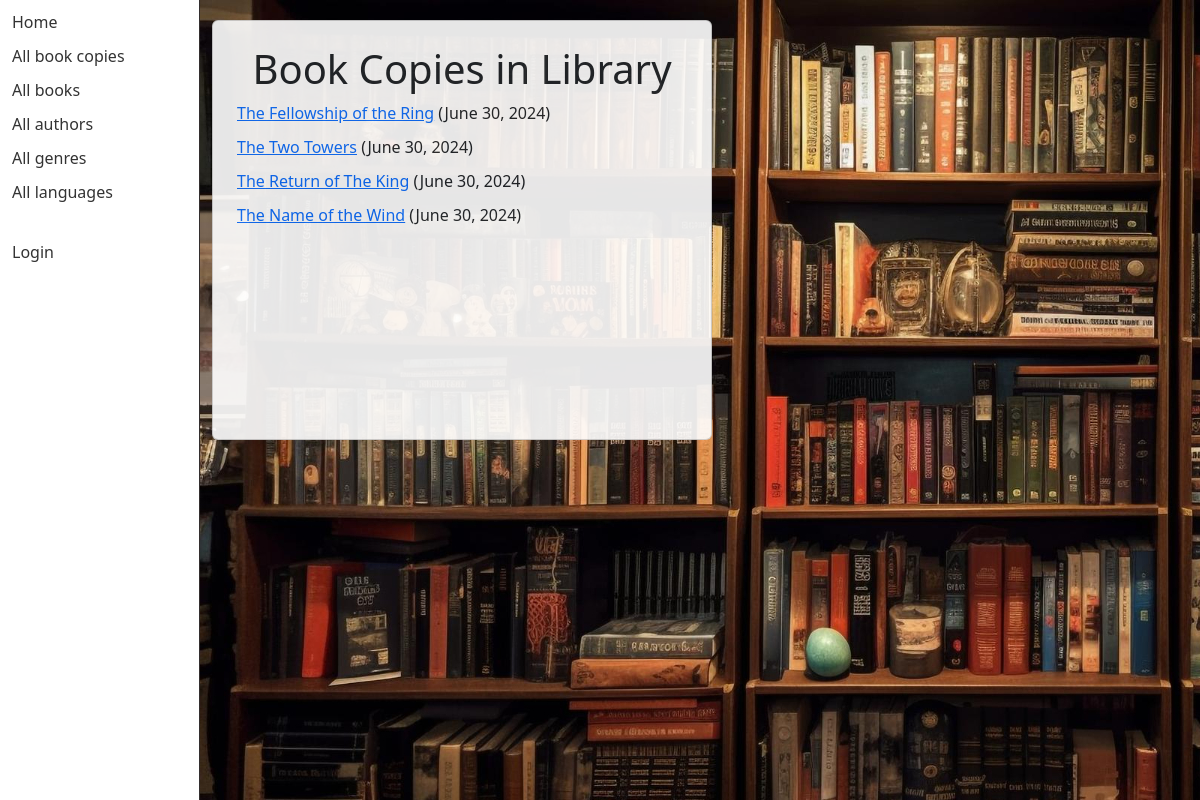
Before: /catalog/bookinstances/ with the older database file.
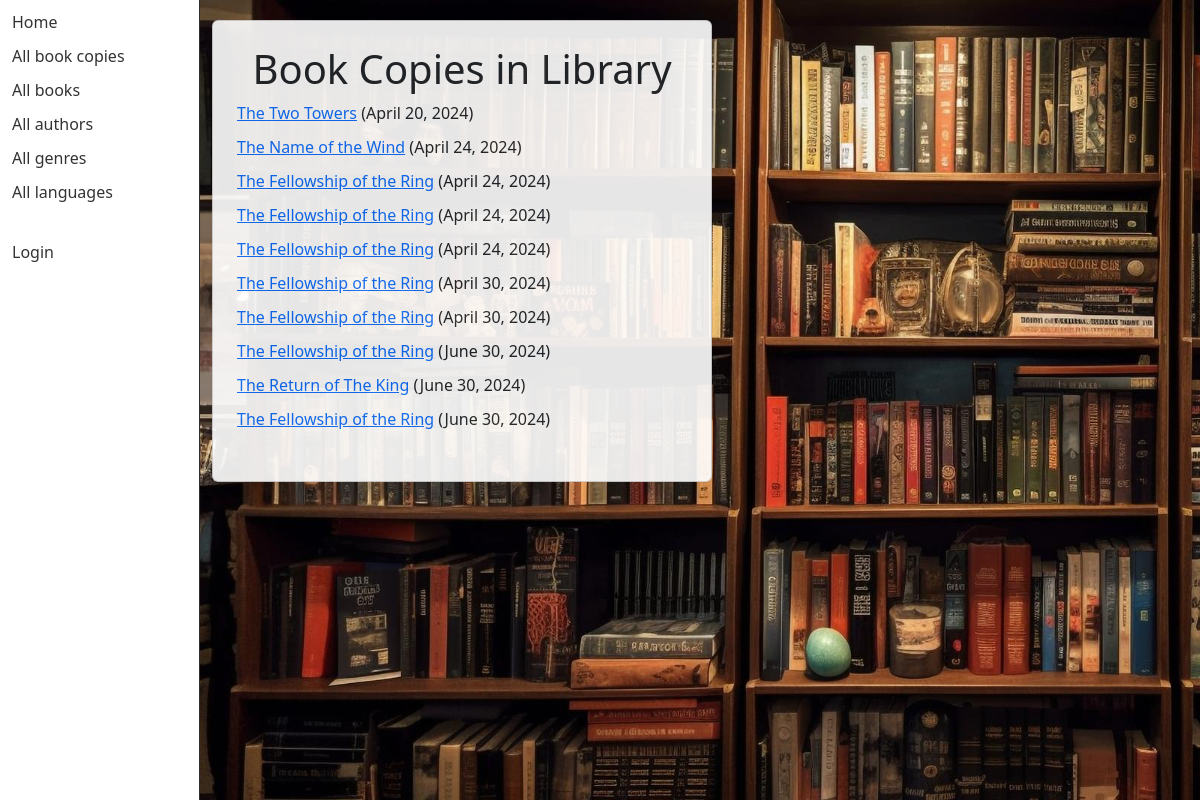
After: the same page with the newer database file.
### catalog/models.py (models this page shows, shortened)
class BookInstance(models.Model):
    borrower = models.ForeignKey(settings.AUTH_USER_MODEL, on_delete=models.SET_NULL, null=True, blank=True)
    """Model representing a specific copy of a book (i.e. that can be borrowed from the library)."""
    id = models.UUIDField(primary_key=True, default=uuid.uuid4,
                          help_text="Unique ID for this particular book across whole library")
    book = models.ForeignKey('Book', on_delete=models.RESTRICT, null=True)
    imprint = models.CharField(max_length=200)
    due_back = models.DateField(null=True, blank=True)
    LOAN_STATUS = (
        ('m', 'Maintenance'),
        ('o', 'On loan'),
        ('a', 'Available'),
        ('r', 'Reserved'),
    )
    status = models.CharField(
        max_length=1,
        choices=LOAN_STATUS,
        blank=True,
        default='m',
        help_text='Book availability',
    )
    class Meta:
        ordering = ['due_back']
    @property
    def is_overdue(self):
        return bool(self.due_back and date.today() > self.due_back)

class Book(models.Model):
    title = models.CharField(max_length=200)
    author = models.ForeignKey('Author', on_delete=models.RESTRICT, null=True)
    language = models.ForeignKey('Language', on_delete=models.SET_NULL, null=True)
    summary = models.TextField(
        max_length=1000, help_text="Enter a brief description of the book")
    isbn = models.CharField('ISBN', max_length=13,
                            unique=True,
                            help_text='13 Character <a href="https://www.isbn-international.org/content/what-isbn'
                                      '">ISBN number</a>')
    genre = models.ManyToManyField(
        Genre, help_text="Select a genre for this book")

### catalog/views.py (the view)
# urls.py: path('bookinstances/', views.BookInstanceListView.as_view(), name='bookinstances'),
class BookInstanceListView(generic.ListView):
    model = BookInstance
    paginate_by = 10

### catalog/templates/catalog/bookinstance_list.html (shortened to what this page needs)
{% extends "base_generic.html" %}
{% block content %}
    <h1>Book Copies in Library</h1>
    <ul>
      {% for bookinst in bookinstance_list %}
      <li class="{% if bookinst.is_overdue %}text-danger{% endif %}">
        <a href="{% url 'bookinstance-detail' bookinst.pk %}">{{bookinst.book.title}}</a> ({{ bookinst.due_back }})
      </li>
      {% empty %}
      <li>There are no book copies available.</li>
      {% endfor %}
    </ul>
{% endblock %}

### catalog/templates/base_generic.html (shortened to what this page needs)
<!DOCTYPE html>
<html lang="en">
<head>
  <link rel="stylesheet" href="https://cdn.jsdelivr.net/npm/bootstrap@5.3.2/dist/css/bootstrap.min.css" />
  {% load static %}
  <link rel="stylesheet" href="{% static 'css/styles.css'%}"/>
</head>
<body>
  <div class="container-fluid">
    <div class="row">
      <div class="col-sm-2">
        {% block sidebar %}
        <div class="d-flex flex-column sidebar min-vh-100">
        <ul class="sidebar-nav">
          <li><a href="{% url 'index' %}">Home</a></li>
          <li><a href="{% url 'bookinstances' %}">All book copies</a></li>
          <li><a href="{% url 'books' %}">All books</a></li>
          <li><a href="{% url 'authors' %}">All authors</a></li>
          <li><a href="{% url 'genres' %}">All genres</a></li>
          <li><a href="{% url 'languages' %}">All languages</a></li>
        </ul>
        <ul class="sidebar-nav">
          {% if user.is_authenticated %}
          <li>User: {{ user.get_username }}</li>
          <li><a href="{% url 'my-borrowed' %}">My borrowed</a></li>
          <li>
            <form id="logout-form" method="post" action="{% url 'logout' %}">
              {% csrf_token %}
              <button type="submit">Logout</button>
            </form>
          </li>
          {% else %}
          <li><a href="{% url 'login'%}">Login</a></li>
          {% endif %}
        </ul>
        {% endblock %}
      </div>
    </div>
      <div class="col-sm-10 min-vh-100 justify-content-center" style="background-image:url('{% static "library.jpg"%}')">
        <div class=" card main-content p-4">
          {% block content %}
          {% endblock %}
        </div>
      </div>
    </div>
  </div>
</body>
</html>

### catalog/static/css/styles.css (style rules this page uses)
.sidebar-nav { margin-top: 10px; padding: 0; list-style: none; }
.col-sm-2 { border-right: 1px solid #332e2e; }
.sidebar-nav li { margin-bottom: 10px; }
.sidebar-nav a { text-decoration: none; color: #333; }
.container-fluid { margin-top: 0px; }
h1, h2, p { text-align: center; }
ul { list-style: none; padding: 0; }
li { margin-bottom: 10px; }
.card { opacity: 90%; margin-top: 20px; min-height: 420px; width: 500px; display: flex; }

Changed rows visible on the page:
changed BookInstance "The Two Towers": due_back "June 30, 2024" → "April 20, 2024"; moves up the list
changed BookInstance "The Name of the Wind": due_back "June 30, 2024" → "April 24, 2024"; moves up the list
added BookInstance: book "The Fellowship of the Ring", due_back "April 24, 2024"
added BookInstance: book "The Fellowship of the Ring", due_back "April 24, 2024"
added BookInstance: book "The Fellowship of the Ring", due_back "April 24, 2024"
added BookInstance: book "The Fellowship of the Ring", due_back "April 30, 2024"
added BookInstance: book "The Fellowship of the Ring", due_back "April 30, 2024"
added BookInstance: book "The Fellowship of the Ring", due_back "June 30, 2024"
